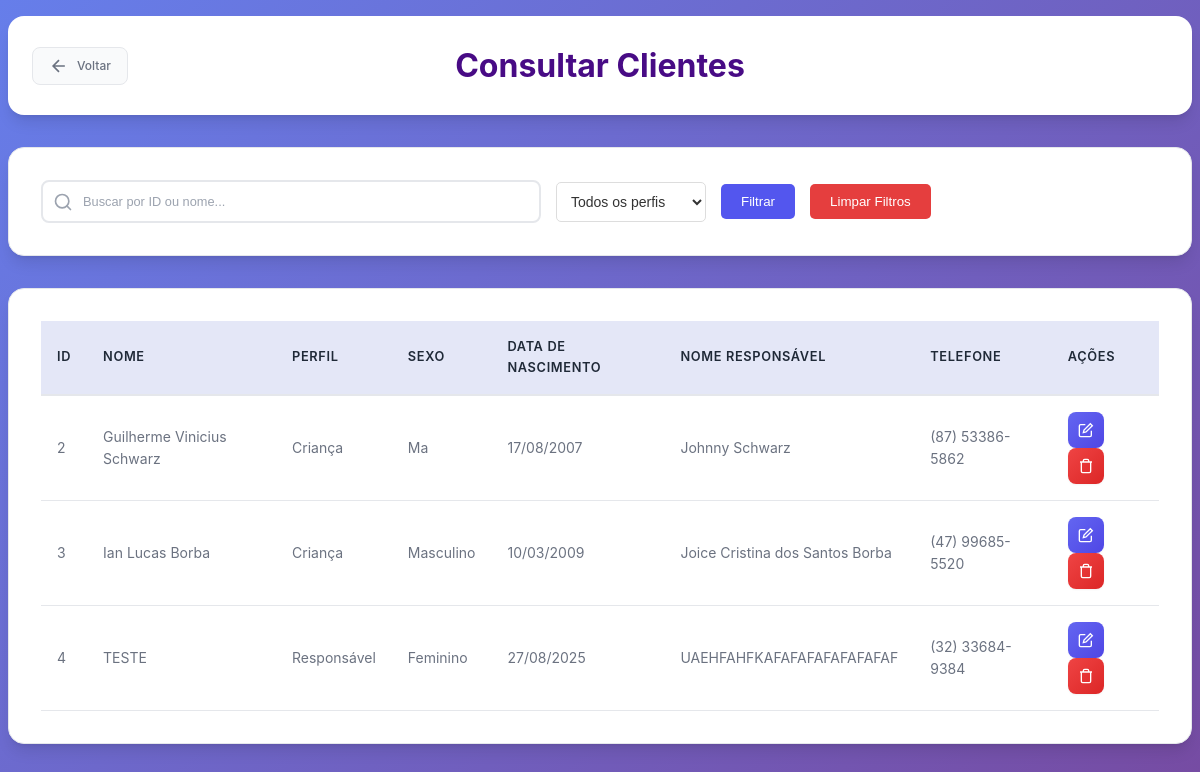
/subtelas/consultar_cliente.php (signed in), run on an earlier commit of the app's database.
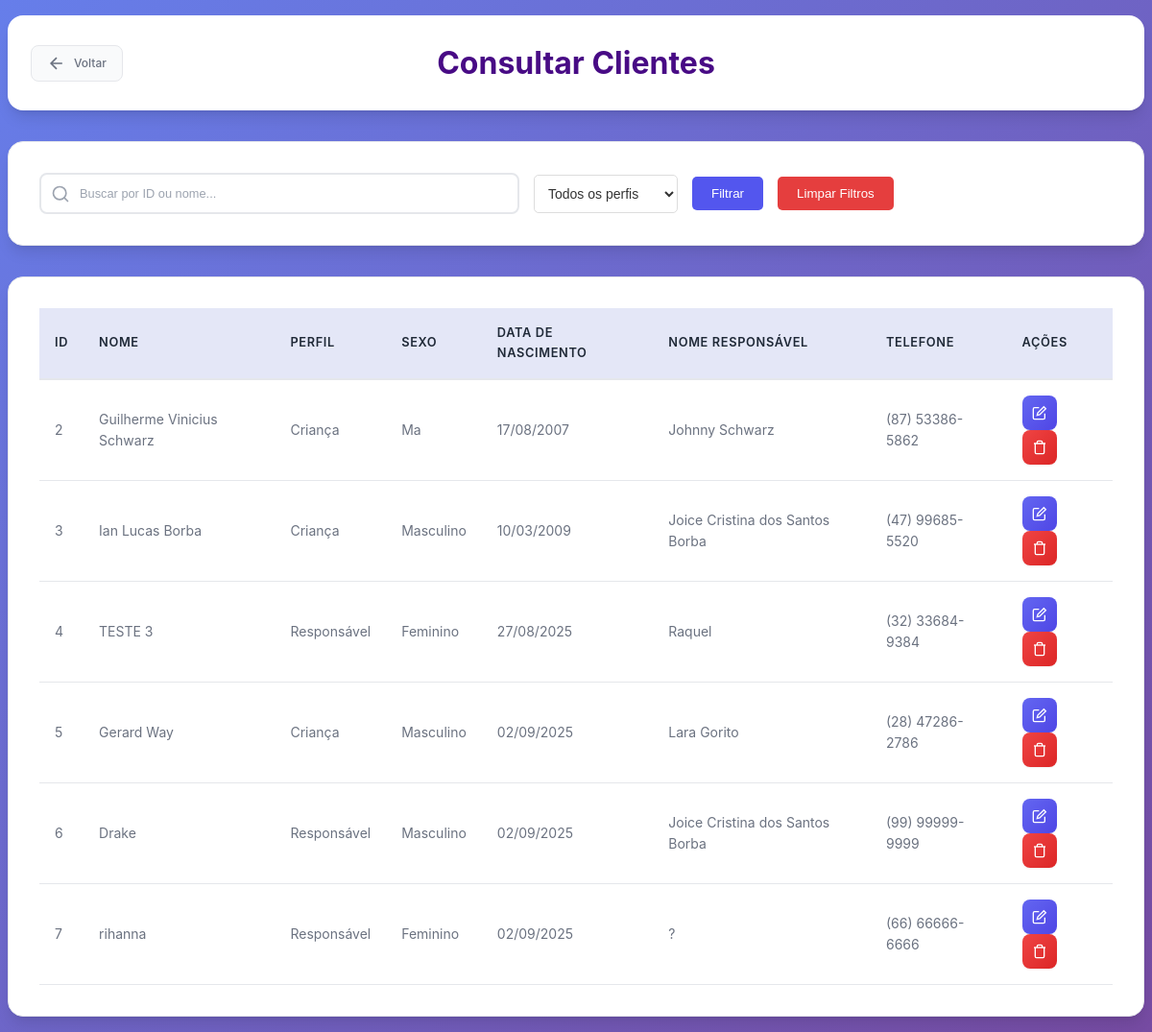
And on a later commit of the database.
### tables this page shows
CREATE TABLE `cliente` (
  `Cod_Cliente` int(11) NOT NULL,
  `Cod_Perfil` int(11) DEFAULT NULL,
  `Nome` varchar(50) NOT NULL,
  `CPF` varchar(15) NOT NULL,
  `Email` varchar(255) NOT NULL,
  `Sexo` varchar(10) NOT NULL,
  `Nome_Responsavel` varchar(50) DEFAULT NULL,
  `Telefone` varchar(20) NOT NULL,
  `Data_Nascimento` date NOT NULL,
  `CEP` varchar(20) NOT NULL,
  `UF` char(2) NOT NULL,
  `Cidade` varchar(30) NOT NULL,
  `Bairro` varchar(30) NOT NULL,
  `Rua` varchar(40) NOT NULL,
  `Num_Residencia` int(11) NOT NULL,
  `Foto` longblob NOT NULL
);

CREATE TABLE `perfil_cliente` (
  `Cod_Perfil` int(11) NOT NULL,
  `Nome_Perfil` varchar(255) DEFAULT NULL
);

### subtelas/consultar_cliente.php (the view, shortened to what the changed rows need)
<?php
  require_once '../conexao.php';
  $clientes = [];
  try {
      if ($_SERVER["REQUEST_METHOD"] == "POST") {
          $busca = isset($_POST['busca']) ? trim($_POST['busca']) : '';
          $filtro_perfil = isset($_POST['filtro_perfil']) ? $_POST['filtro_perfil'] : '';
          $sql = "SELECT c.Cod_Cliente, c.Nome, c.CPF, c.Email, c.Sexo, c.Nome_Responsavel, c.Telefone, c.Data_Nascimento, c.CEP, c.UF, c.Cidade, c.Bairro, c.Rua, c.Num_Residencia, c.Foto, pc.Nome_Perfil
                    FROM cliente c
                    LEFT JOIN perfil_cliente pc ON c.Cod_Perfil = pc.Cod_Perfil
                    WHERE 1=1";
          $params = [];
          if (!empty($filtro_perfil)) {
              $sql .= " AND c.Cod_Perfil = :filtro_perfil";
              $params[':filtro_perfil'] = $filtro_perfil;
          }
          if (!empty($busca)) {
              if (is_numeric($busca)) {
                  $sql .= " AND c.Cod_Cliente = :busca";
                  $params[':busca'] = $busca;
              } else {
                  $sql .= " AND c.Nome LIKE :busca_nome";
                  $params[':busca_nome'] = "$busca%";
              }
          }
          $sql .= " ORDER BY c.Cod_Cliente ASC";
          $stmt = $pdo->prepare($sql);
          foreach ($params as $key => $value) {
              if (is_numeric($value)) {
                  $stmt->bindValue($key, $value, PDO::PARAM_INT);
              } else {
                  $stmt->bindValue($key, $value, PDO::PARAM_STR);
              }
          }
      } else {
          $sql = "SELECT c.Cod_Cliente, c.Nome, c.CPF, c.Email, c.Sexo, c.Nome_Responsavel, c.Telefone, c.Data_Nascimento, c.CEP, c.UF, c.Cidade, c.Bairro, c.Rua, c.Num_Residencia, c.Foto, pc.Nome_Perfil
                    FROM cliente c
                    LEFT JOIN perfil_cliente pc ON c.Cod_Perfil = pc.Cod_Perfil
                    ORDER BY c.Cod_Cliente ASC";
          $stmt = $pdo->prepare($sql);
      }
      $stmt->execute();
      $clientes = $stmt->fetchAll(PDO::FETCH_ASSOC);
  } catch (PDOException $e) {
      $erro = "Erro na consulta: " . $e->getMessage();
      $clientes = [];
  }
?>
<!DOCTYPE html>
<html lang="pt-br">
<head>
  <link rel="stylesheet" type="text/css" href="subtelas_css/consultas.css" />
  <link rel="stylesheet" type="text/css" href="subtelas_css/sidebar.css" />
</head>
<body>
    <div class="page-wrapper">
  <header>
      <h1>Consultar Clientes</h1>
  </header>
  <nav>
    <table id="funcionarios-table">
      <thead>
        <tr>
          <th>ID</th>
          <th>NOME</th>
          <th>PERFIL</th>
          <th>SEXO</th>
          <th>DATA DE NASCIMENTO</th>
          <th>NOME RESPONSÁVEL</th>
          <th>TELEFONE</th>
          <th>AÇÕES</th>
        </tr>
      </thead>
      <tbody>
        <?php if (!empty($clientes) && is_array($clientes)): ?>
            <?php foreach ($clientes as $c): ?>
                <tr>
                  <td><?= htmlspecialchars($c['Cod_Cliente']) ?></td>
                  <td class="nome-clicavel" data-cliente-id="<?= $c['Cod_Cliente'] ?>"><?= htmlspecialchars($c['Nome']) ?></td>
                  <td><?= htmlspecialchars($c['Nome_Perfil'] ?? 'Não definido') ?></td>
                  <td><?= htmlspecialchars($c['Sexo']) ?></td>
                  <td><?= date("d/m/Y", strtotime($c['Data_Nascimento'])) ?></td>
                  <td><?= htmlspecialchars($c['Nome_Responsavel']) ?></td>
                  <td><?= htmlspecialchars($c['Telefone']) ?></td>
                  <td>
                    <a href="alterar_cliente.php?id=<?= $c['Cod_Cliente'] ?>" class="btn-action btn-edit" title="Alterar">
                      <svg width="16" height="16" viewBox="0 0 24 24" fill="none" stroke="currentColor" stroke-width="2">
                        <path d="M11 4H4a2 2 0 0 0-2 2v14a2 2 0 0 0 2 2h14a2 2 0 0 0 2-2v-7"/>
                        <path d="m18.5 2.5 3 3L12 15l-4 1 1-4 9.5-9.5z"/>
                      </svg>
                    </a>
                    <a href="excluir_cliente.php?id=<?= $c['Cod_Cliente'] ?>" class="btn-action btn-delete" title="Excluir" onclick="return confirm('Tem certeza que deseja excluir este cliente?')">
                      <svg width="16" height="16" viewBox="0 0 24 24" fill="none" stroke="currentColor" stroke-width="2">
                        <path d="M3 6h18"/>
                        <path d="M19 6v14c0 1-1 2-2 2H7c-1 0-2-1-2-2V6"/>
                        <path d="M8 6V4c0-1 1-2 2-2h4c1 0 2 1 2 2v2"/>
                      </svg>
                    </a>
                  </td>
                </tr>
            <?php endforeach; ?>
        <?php else: ?>
            <tr><td colspan="7">Nenhum cliente encontrado.</td></tr>
        <?php endif; ?>
      </tbody>
    </table>
  </nav>
    </div>
</body>
</html>

What changed in the data, as far as the page shows it:
changed cliente id 4: Nome "TESTE" → "TESTE 3"; Nome_Responsavel "UAEHFAHFKAFAFAFAFAFAFAFAF" → "Raquel"
added cliente: Cod_Cliente "5", Nome "Gerard Way", Cod_Perfil.Nome_Perfil "Criança", Sexo "Masculino", Data_Nascimento "02/09/2025", Nome_Responsavel "Lara Gorito", Telefone "(28) 47286-2786"
added cliente: Cod_Cliente "6", Nome "Drake", Cod_Perfil.Nome_Perfil "Responsável", Sexo "Masculino", Data_Nascimento "02/09/2025", Nome_Responsavel "Joice Cristina dos Santos Borba", Telefone "(99) 99999-9999"
added cliente: Cod_Cliente "7", Nome "rihanna", Cod_Perfil.Nome_Perfil "Responsável", Sexo "Feminino", Data_Nascimento "02/09/2025", Nome_Responsavel "?", Telefone "(66) 66666-6666"
